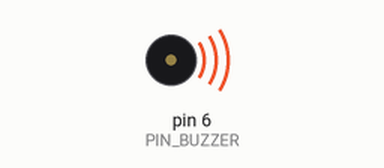
A sketch run on a simulated Arduino Uno, built with avr-gcc and run on an emulated ATmega328P. Parts: buzzer (waves = sounding). What the sketch prints to the serial monitor is not drawn.

Above: at 0.17 s.
At 2.9 s:
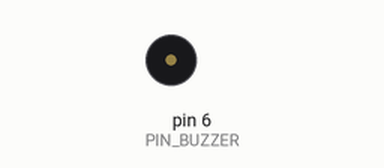
Timing chart, 0 to 4.0 s (numbered marks = the images above):
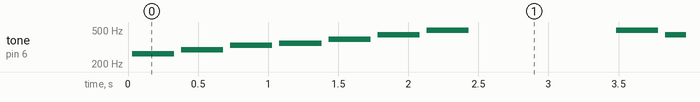

Measured:
- by itself, tone on pin 6 (PIN_BUZZER): plays 262 Hz for 0.30 s, 294 Hz for 0.30 s, 330 Hz for 0.30 s, 349 Hz for 0.30 s, 392 Hz for 0.30 s, 440 Hz for 0.30 s … (266 notes in this stretch)

The sketch:

Lab03_Buzzer_Melodia.ino
```cpp
// Lab03_Buzzer_Melodia.ino
/* =================================================
   Lab 03 — Buzzer piezoeléctrico: escala musical
   con tone() / noTone()

   Conexión:
     Buzzer piezoeléctrico pasivo:
       Terminal + -> Pin 6
       Terminal - -> GND

   Nota: usa un buzzer PASIVO (requiere señal PWM).
   Un buzzer ACTIVO solo necesita HIGH/LOW y no
   responde a distintas frecuencias.
   ================================================= */

const int PIN_BUZZER = 6;

// Frecuencias (Hz) de las 7 notas de la escala Do Mayor
int    notas[]   = {262, 294, 330, 349, 392, 440, 494};
String nombres[] = {"Do", "Re", "Mi", "Fa", "Sol", "La", "Si"};

const int DURACION = 300;   // ms por nota

void setup() {
  Serial.begin(9600);
  Serial.println("Lab 03 — Buzzer: escala musical Do Mayor");
  Serial.println("Nota\tFrec (Hz)\tDuracion (ms)");
}

void loop() {
  // ── Escala ascendente Do → Si ──────────────────
  for (int i = 0; i < 7; i++) {
    Serial.print(nombres[i]);
    Serial.print("\t");
    Serial.print(notas[i]);
    Serial.print(" Hz\t\t");
    Serial.print(DURACION);
    Serial.println(" ms");

    tone(PIN_BUZZER, notas[i], DURACION);
    delay(DURACION + 50);   // Pequeña pausa entre notas
  }

  noTone(PIN_BUZZER);   // Detener cualquier tono residual
  Serial.println("--- Pausa entre escalas ---\n");
  delay(1000);           // Pausa de 1 s entre repeticiones

  // ── Escala descendente Si → Do ─────────────────
  for (int i = 6; i >= 0; i--) {
    Serial.print(nombres[i]);
    Serial.print("\t");
    Serial.print(notas[i]);
    Serial.print(" Hz\t\t");
    Serial.print(DURACION);
    Serial.println(" ms");

    tone(PIN_BUZZER, notas[i], DURACION);
    delay(DURACION + 50);
  }

  noTone(PIN_BUZZER);
  Serial.println("--- Pausa entre escalas ---\n");
  delay(1000);
}
```
